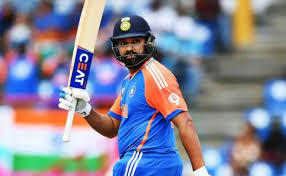
#> input picture day1/rohit sharma.jpg, 286 x 176 px
$ python practice.py
#> lines starting #> are read from the running program, lines starting #| are printed output that depends on the picture; after the words box and inside, x2 and y2 are one past the last pixel; in counts of white or black regions, pixels touching at a corner belong together
import cv2
import matplotlib.pyplot as plt

img =cv2.imread("rohit sharma.jpg")
#> img is the input picture: shape (176, 286, 3); mean B, G, R 151.9, 134.1, 133
print(img.shape)
#| (176, 286, 3)

cv2.rectangle(img,(50,50),(100,100),(255,0,0),2)
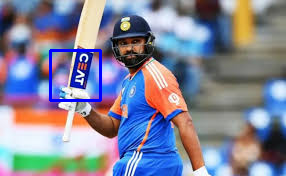
#> img: shape (176, 286, 3); 1.18% of pixels changed, all inside (x1, y1, x2, y2) = (49, 49, 102, 102)

plt.imshow(cv2.cvtColor(img,cv2.COLOR_BGR2RGB))
plt.show()
